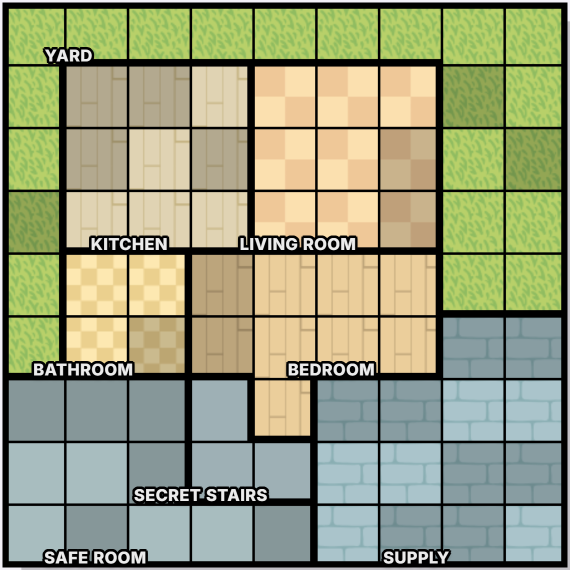
#> input picture step1-capture/output/board-only-names.png, 1140 x 1140 px (shown at 1/2 size)
$ python step4.2-areas-names.py
#> lines starting #> are read from the running program, lines starting #| are printed output that depends on the picture; after the words box and inside, x2 and y2 are one past the last pixel; in counts of white or black regions, pixels touching at a corner belong together
import json
import os
import sys
from pathlib import Path

import cv2
import numpy as np
import pytesseract

# Tesseract is not on PATH by default on Windows
TESSERACT_CMD = os.environ.get("TESSERACT_CMD", r"C:\Program Files\Tesseract-OCR\tesseract.exe")
if Path(TESSERACT_CMD).exists():
    pytesseract.pytesseract.tesseract_cmd = TESSERACT_CMD

img = cv2.imread("../step1-capture/output/board-only-names.png")
#> img is the input picture: shape (1140, 1140, 3); mean B, G, R 125.4, 158.1, 153
if img is None:
    print("[Error] unable to read ../step1-capture/output/board-only-names.png")
    sys.exit(1)

# The area names are white text: keep bright, unsaturated pixels as black-on-white for the OCR
grayscale = cv2.cvtColor(img, cv2.COLOR_BGR2GRAY)
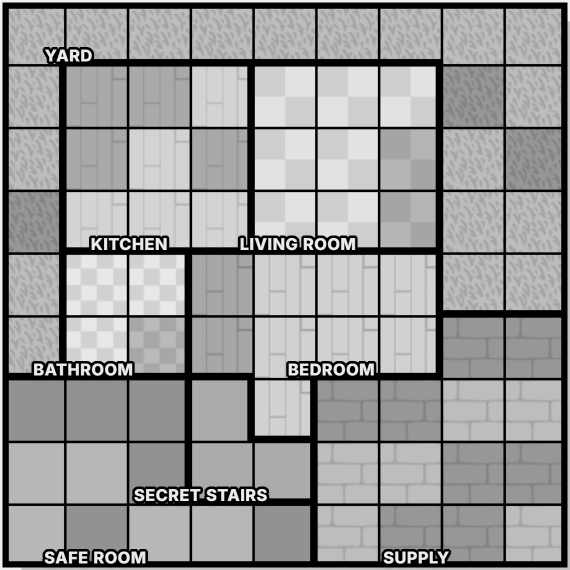
#> grayscale: shape (1140, 1140) (shown at 1/2 size); min 0, max 241, mean 152.8
sat = cv2.cvtColor(img, cv2.COLOR_BGR2HSV)[:, :, 1]
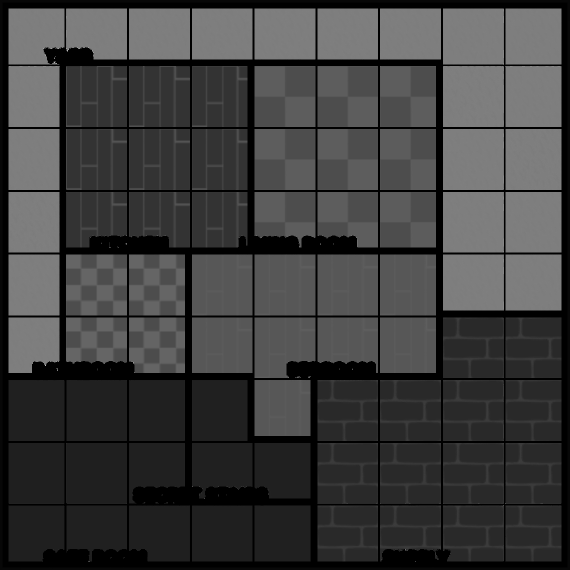
#> sat: shape (1140, 1140) (shown at 1/2 size); min 0, max 255, mean 62.9
mask = (grayscale > 225) & (sat < 30)
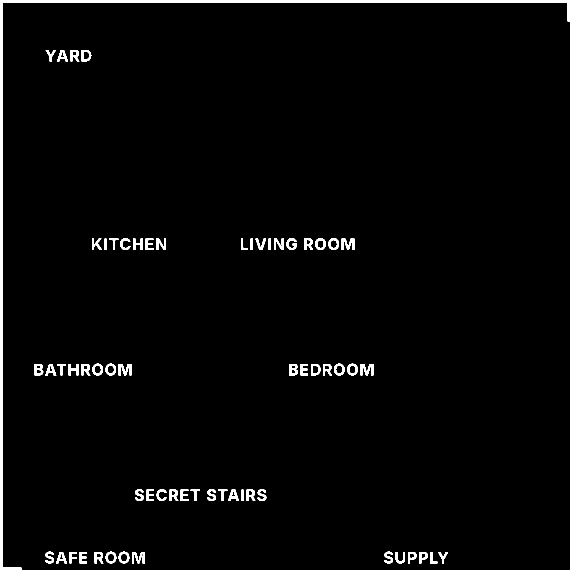
#> mask: shape (1140, 1140) bool (shown at 1/2 size); 2% white; 63 white regions, largest, box (x1, y1, x2, y2) and area: (0, 0, 1140, 1140) 11755, (237, 728, 263, 751) 376, (721, 728, 747, 751) 375
bw = np.where(mask, 0, 255).astype(np.uint8)
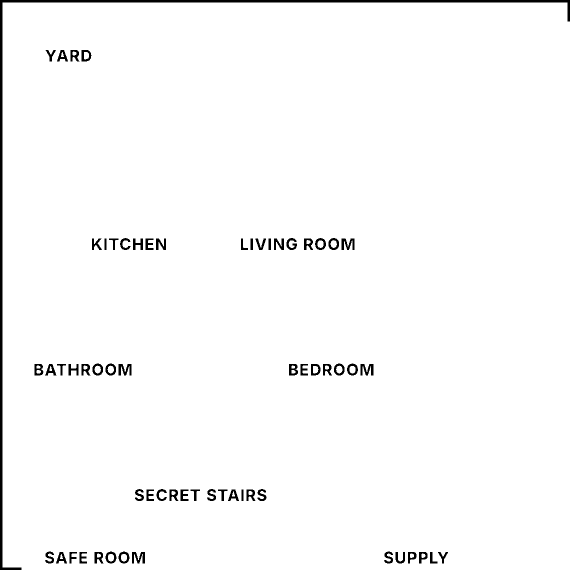
#> bw: shape (1140, 1140) (shown at 1/2 size); 98% white; 63 black regions, largest, box (x1, y1, x2, y2) and area: (0, 0, 1140, 1140) 11755, (237, 728, 263, 751) 376, (721, 728, 747, 751) 375

# OCR (psm 11: sparse text, the names are scattered over the board)
#> (the run stopped early here; a loop or call above may not have finished)
